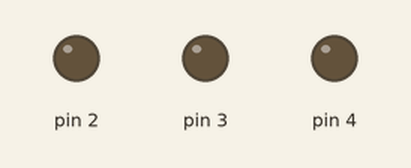
Bench run of a sketch on a simulated Arduino Uno, built with avr-gcc and run on an emulated ATmega328P. On the bench: output pins drawn as LEDs (lit = HIGH). Storage starts empty; the audio player accepts every command and is not drawn.

Above: at 0.1 s.
At 17.1 s:
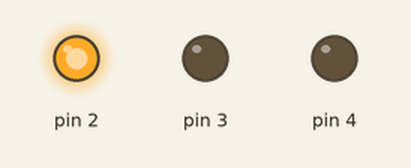
At 23.1 s:
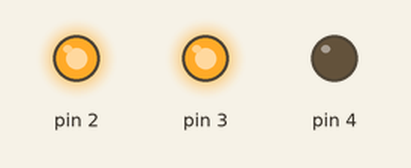
At 31.1 s:
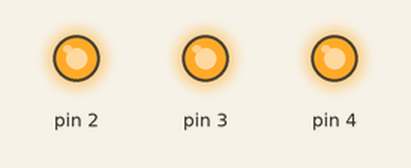
Timing chart, 0 to 32.6 s (numbered marks = the images above):
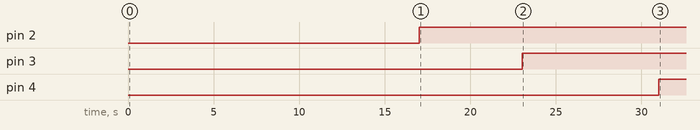

The sketch:

audio_light_1.0.ino
```cpp
#include "SD.h" //SD library
#define SD_ChipSelectPin 10//Select the SS pin for the SD module
#include "SPI.h"
#include "TMRpcm.h" //The library to play the audio files

TMRpcm Memoria; //Here you put the name you want

void setup(){
  Serial.begin(9600); //Initialize serial com
  pinMode(2, OUTPUT);
  pinMode(3, OUTPUT);
  pinMode(4, OUTPUT);
  if (!SD.begin(SD_ChipSelectPin)) { //If the SS pin is in a LOW state it will send a Fail message Serial.println("SD fail");
    Serial.println("SD fail");
    return;
  }
  Memoria.speakerPin = 9; //The pin where you will put the speaker, usually the 9
}

void loop(){

  Memoria.setVolume(5); //You can set the volume here up to 7
  Memoria.quality(1); //only accepts 1 or 0, 1 is for better quality
  Memoria.play("intro.wav"); //Here you place the name of your audio
  delay(17000);
  digitalWrite(2,HIGH);
  delay(6000);
  digitalWrite(3,HIGH);
  delay(8000);
  digitalWrite(4,HIGH);
  delay(8000); //This delay should be at least of the same lenght of your audio,
  //This library can play the music while the arduino is in other task so you can play it background
  //or wait for the audio to finish
}

// the loop routine runs over and over again forever:
//void loop() {
    //delay(2000);
    //digitalWrite(10, HIGH);
    //delay(2000);
//    digitalWrite(10,LOW);
//}
```

Measured:
- by itself, pin 2: LOW → HIGH at 17.0 s
- by itself, pin 3: LOW → HIGH at 23.0 s
- by itself, pin 4: LOW → HIGH at 31.0 s
